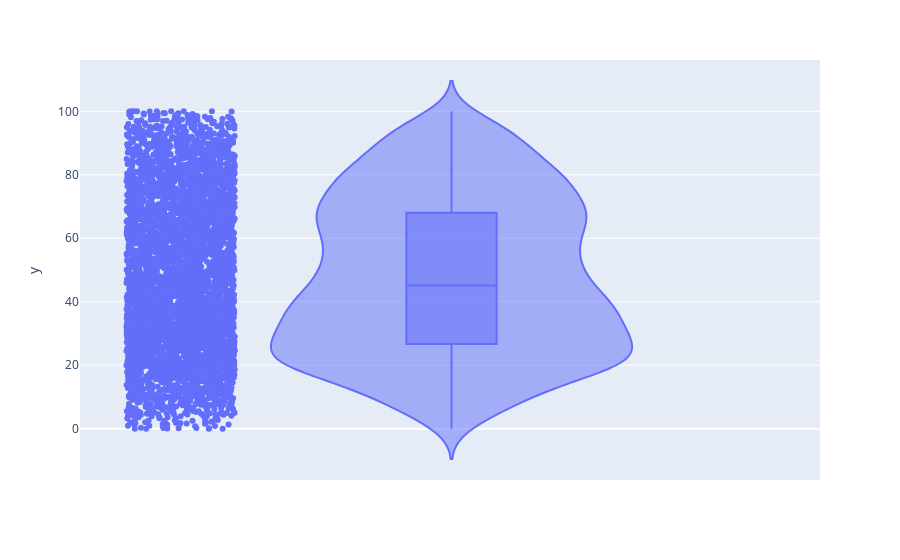

The cell this chart's notebook holds for it:
### Code cell
fig = px.violin(y=shots.thrower_y, box=True, # draw box plot inside the violin
                points='all', # can be 'outliers', or False
               )
fig.show()

### Figure 1 — Plotly figure (JSON) as saved in the notebook; plotly's stock layout.template omitted (floating-point values rounded to 4 significant figures; data arrays with more than 128 entries replaced by an {"elided": "..."} marker saying what was removed)
{"data": [{"alignmentgroup": "True", "box": {"visible": true}, "hovertemplate": "y=%{y}<extra></extra>", "legendgroup": "", "marker": {"color": "#636efa"}, "name": "", "offsetgroup": "", "orientation": "v", "points": "all", "scalegroup": "True", "showlegend": false, "type": "violin", "x0": " ", "xaxis": "x", "y": {"elided": "4926 float values"}, "y0": " ", "yaxis": "y"}], "layout": {"legend": {"tracegroupgap": 0}, "margin": {"t": 60}, "violinmode": "group", "xaxis": {"anchor": "y", "domain": [0, 1]}, "yaxis": {"anchor": "x", "domain": [0, 1], "title": {"text": "y"}}}}
